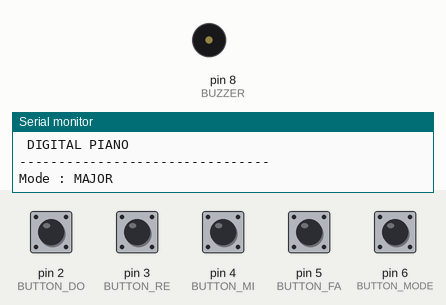
Recording of a sketch running on a simulated Arduino Uno, built with avr-gcc and run on an emulated ATmega328P. Shown: buzzer (waves = sounding), the last lines printed to the serial monitor. The inputs (shaded band) are chosen by the test bench; at power-on: pin 2 (BUTTON_DO), pin 3 (BUTTON_RE), pin 4 (BUTTON_MI), pin 5 (BUTTON_FA), pin 6 (BUTTON_MODE) HIGH.

Above: at 1.2 s.
1.3 s: pin 2 (BUTTON_DO) pulled LOW for 0.15 s
At 1.38 s:
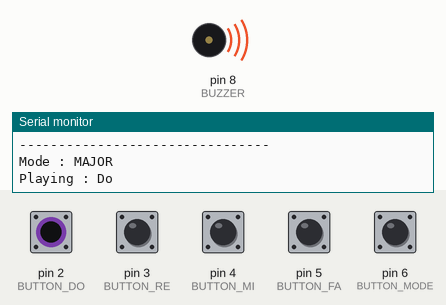
2.9 s: pin 3 (BUTTON_RE) pulled LOW for 0.15 s
At 3.3 s:
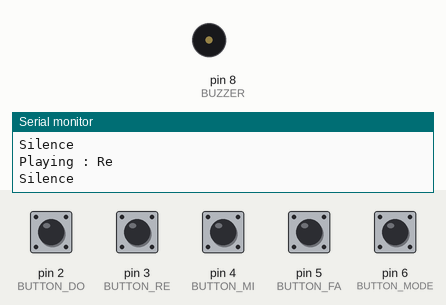
4.5 s: pin 4 (BUTTON_MI) pulled LOW for 0.15 s
At 5.2 s:
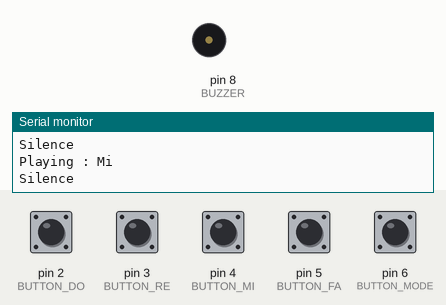
6.1 s: pin 5 (BUTTON_FA) pulled LOW for 0.15 s
At 6.6 s:
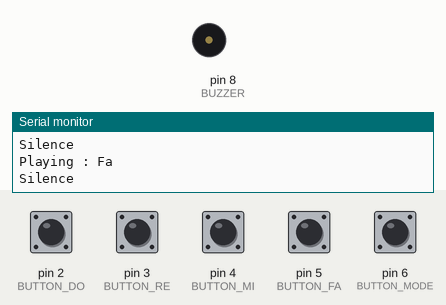
Timing chart, 0 to 9.1 s (numbered marks = the images above; inputs shaded):
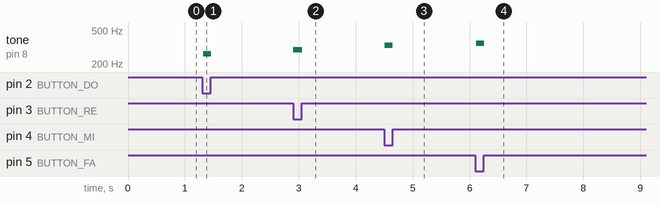

Measured:
- after the input at 1.3 s, tone on pin 8 (BUZZER): silent → 262 Hz at once, → silent 0.14 s later
- after the input at 2.9 s, tone on pin 8 (BUZZER): silent → 294 Hz at once, → silent 0.16 s later
- after the input at 4.5 s, tone on pin 8 (BUZZER): silent → 330 Hz at once, → silent 0.14 s later
- after the input at 6.1 s, tone on pin 8 (BUZZER): silent → 349 Hz at once, → silent 0.14 s later

The sketch:

Digital_Piano.ino
```cpp
/*
------------------------------------------------------------
Project     : Digital Piano using Buzzer
File Name   : digital_piano.ino

Author      : P Meet Kumar
Roll Number : IoT 009
Date        : 01 July 2026

Description :
A 4-key digital piano using Arduino UNO and a passive buzzer.
- Do, Re, Mi, Fa notes
- Sol when two or more keys are pressed
- Major/Minor mode toggle
- Uses INPUT_PULLUP
------------------------------------------------------------
*/
#define BUTTON_DO    2
#define BUTTON_RE    3
#define BUTTON_MI    4
#define BUTTON_FA    5
#define BUTTON_MODE  6
#define BUZZER       8

// Major Scale
const int MAJOR_DO = 262;
const int MAJOR_RE = 294;
const int MAJOR_MI = 330;
const int MAJOR_FA = 349;

// Minor Scale
const int MINOR_DO = 200;
const int MINOR_RE = 250;
const int MINOR_MI = 290;
const int MINOR_FA = 330;

// Chord Substitute
const int SOL = 392;

bool minorMode = false;
bool lastModeState = HIGH;

int currentFrequency = 0;

void setup() {

  Serial.begin(9600);

  pinMode(BUTTON_DO, INPUT_PULLUP);
  pinMode(BUTTON_RE, INPUT_PULLUP);
  pinMode(BUTTON_MI, INPUT_PULLUP);
  pinMode(BUTTON_FA, INPUT_PULLUP);
  pinMode(BUTTON_MODE, INPUT_PULLUP);

  pinMode(BUZZER, OUTPUT);

  Serial.println("--------------------------------");
  Serial.println(" DIGITAL PIANO");
  Serial.println("--------------------------------");
  Serial.println("Mode : MAJOR");
}
void loop() {

  bool doKey = !digitalRead(BUTTON_DO);
  bool reKey = !digitalRead(BUTTON_RE);
  bool miKey = !digitalRead(BUTTON_MI);
  bool faKey = !digitalRead(BUTTON_FA);

  bool modeKey = !digitalRead(BUTTON_MODE);

  // Toggle between Major and Minor scales
  if (modeKey && lastModeState == HIGH) {

    minorMode = !minorMode;

    if (minorMode)
      Serial.println("Mode Changed : MINOR");
    else
      Serial.println("Mode Changed : MAJOR");

    delay(200);   // Debounce
  }

  lastModeState = modeKey;

  // Count how many musical keys are pressed
  int pressedCount = 0;

  if (doKey) pressedCount++;
  if (reKey) pressedCount++;
  if (miKey) pressedCount++;
  if (faKey) pressedCount++;

  int frequency = 0;
  String note = "";

  // Two or more buttons -> Sol
  if (pressedCount >= 2) {

    frequency = SOL;
    note = "Sol (Chord)";

  }
  else {

    if (doKey) {

      frequency = minorMode ? MINOR_DO : MAJOR_DO;
      note = "Do";

    }
    else if (reKey) {

      frequency = minorMode ? MINOR_RE : MAJOR_RE;
      note = "Re";

    }
    else if (miKey) {

      frequency = minorMode ? MINOR_MI : MAJOR_MI;
      note = "Mi";

    }
    else if (faKey) {

      frequency = minorMode ? MINOR_FA : MAJOR_FA;
      note = "Fa";

    }

  }
    // Play or stop the buzzer only when the frequency changes
  if (frequency != currentFrequency) {

    if (frequency == 0) {

      noTone(BUZZER);
      Serial.println("Silence");

    } else {

      tone(BUZZER, frequency);
      Serial.print("Playing : ");
      Serial.println(note);

    }

    currentFrequency = frequency;
  }

  delay(20);
}
```
